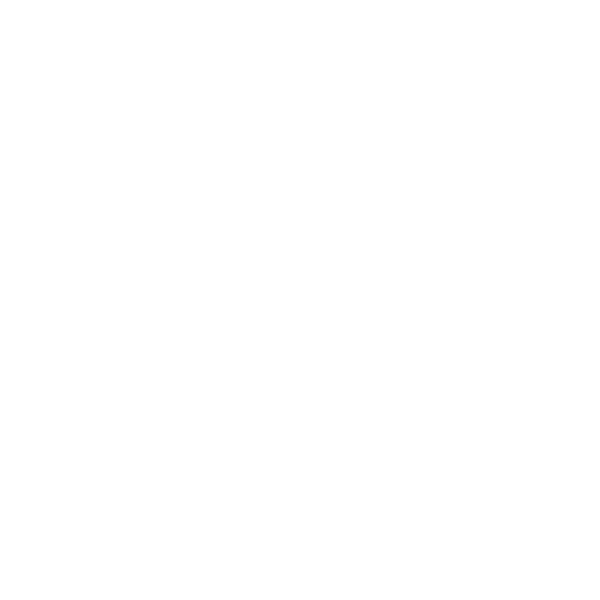
Frame 1 (no input)
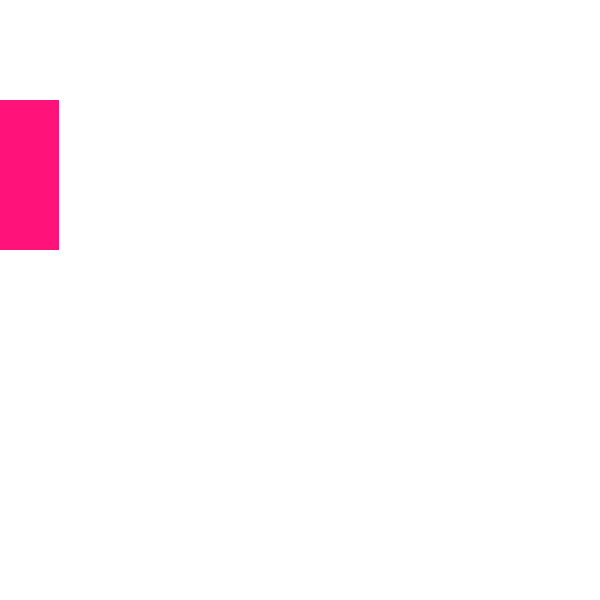
Frame 60 (the mouse pressed at the canvas centre just before this capture)
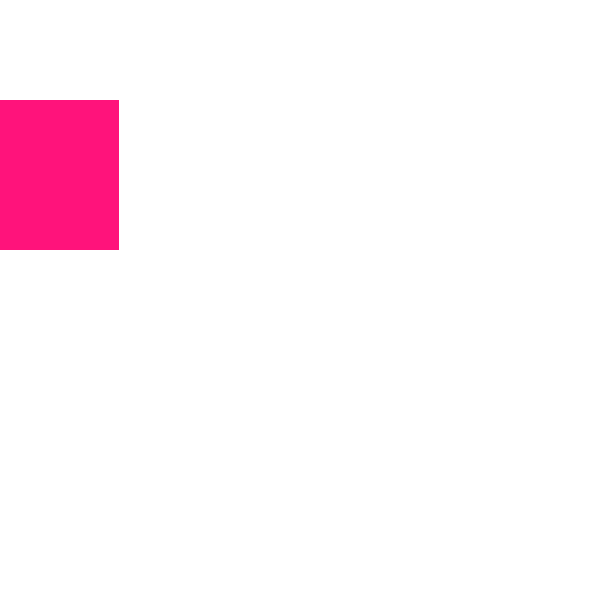
Frame 120 (the mouse held since frame 60 and released just before this capture)

The Processing sketch that drew these frames (run headless with seeded random() and noise(); from frame 60 on, the mouse is pressed at the canvas centre):

// Processing sketch: sketch_1_3
// ── sketch_1_3.pde
//exercise 3
int i=0;

int xPosition = -150;
int xPosition2 = 600;

int squareWidth = 150;
int squareHeight = 150;

void setup(){
  
  size(600, 600);
  noStroke(); 
  fill(255, 19, 123);

}

void draw(){
 
  frameRate(200);
  background(255);

  //Creates first rectangle
  rect(xPosition, 100, squareWidth, squareHeight);
  
  //Creates second rectangle for wrap-around smoothly 
  if(xPosition>=450){
   rect(xPosition-600, 100, squareWidth, squareHeight);
  }
  
  //Resets xPosition when rectangle reaches border
  if(xPosition++>=599){
    xPosition = 0;
  }
}
